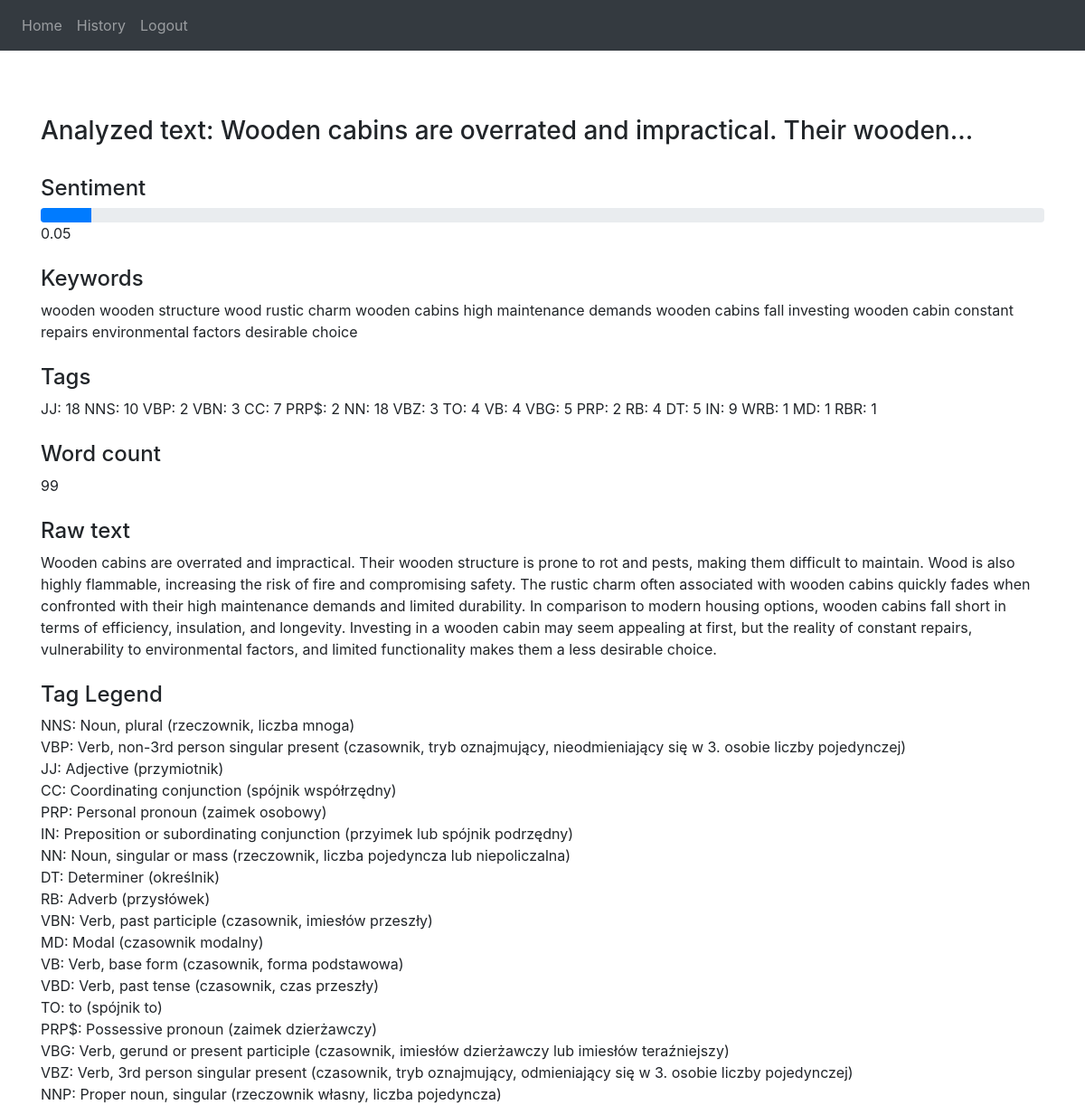
/record?id=23 (signed in), run on the app's committed database.
### app/models.py (models this page shows)
class Text(db.Model):
    id = db.Column(db.Integer, primary_key=True)
    user_id = db.Column(db.Integer, db.ForeignKey('user.id'))
    rawText = db.Column(db.String(2000))
    keywords = db.Column(db.String(600))
    tags = db.Column(db.String(600))
    sentiment = db.Column(db.Float)
    wordCount = db.Column(db.Integer)
    date = db.Column(db.DateTime(timezone=True), default=func.now())

### app/views.py (the view)
@views.route('/record')
@login_required
def record():
    idd = request.args.get('id')
    text = Text.query.get(idd)
    headline = get_start_of_text(text.rawText)
    progress = text.sentiment * 100
    return render_template('record.html', user=current_user, text=text, headline=headline, progress = progress)

### app/__init__.py (called while the page is built)
def create_app():
    app = Flask(__name__)
    app.config['SECRET_KEY'] = 'some key'
    app.config['SQLALCHEMY_DATABASE_URI'] = f'sqlite:///{DB_NAME}'
    db.init_app(app)
    from .views import views
    from .auth import auth
    app.register_blueprint(views, url_prefix='/')
    app.register_blueprint(auth, url_prefix='/')
    from .models import User, Text
    create_database(app)
    login_manager = LoginManager()
    login_manager.login_view = 'auth.login'
    login_manager.init_app(app)
    @login_manager.user_loader
    def load_user(id):
        return User.query.get(int(id))
    return app

### app/text_analyzer.py (called while the page is built)
def get_start_of_text(text):
    if len(text) <= 6:
        return text + '...'
    else:
        words = text.split(' ')
        result = ""
        count = 0
        for word in words:
            if count + len(word) <= 60:
                result += word + " "
                count += len(word) + 1
            else:
                break
        return result.strip() + '...'

### app/templates/record.html
{% extends "base.html" %} {% block title %}Login{% endblock %} {% block content
%}
    <br>
    <br>
    <br>
<div class="panel panel-default">
  <div class="panel-heading">
    <h3 class="panel-title">Analyzed text: {{ headline }}</h3>
  </div>
    <br>
  <div class="panel-body">
      <h4>Sentiment</h4>
    <div class="progress">
      <div class="progress-bar" role="progressbar" aria-valuenow="120" aria-valuemin="0" aria-valuemax="100" style="width: {{ progress }}%"></div>
    </div>
      <div class="text-container">
      {{ text.sentiment }}
    </div>
      <br>
      <h4>Keywords</h4>
    <div class="text-container">
       {{ text.keywords }}
    </div>
      <br>
      <h4>Tags</h4>
      <div class="text-container">
       {{ text.tags }}
    </div>
      <br>
      <h4>Word count</h4>
      <div class="text-container">
      {{ text.wordCount }}
    </div>
      <br>
      <h4>Raw text</h4>
      <div class="text-container">
          {{ text.rawText }}
    </div>
      <br>
      <h4>Tag Legend</h4>
      <div class="text-container">
          NNS: Noun, plural (rzeczownik, liczba mnoga)
          <br>
          VBP: Verb, non-3rd person singular present (czasownik, tryb oznajmujący, nieodmieniający się w 3. osobie liczby pojedynczej)
          <br>
          JJ: Adjective (przymiotnik)
          <br>
          CC: Coordinating conjunction (spójnik współrzędny)
          <br>
          PRP: Personal pronoun (zaimek osobowy)
          <br>
          IN: Preposition or subordinating conjunction (przyimek lub spójnik podrzędny)
          <br>
          NN: Noun, singular or mass (rzeczownik, liczba pojedyncza lub niepoliczalna)
          <br>
          DT: Determiner (określnik)
          <br>
          RB: Adverb (przysłówek)
          <br>
          VBN: Verb, past participle (czasownik, imiesłów przeszły)
          <br>
          MD: Modal (czasownik modalny)
          <br>
          VB: Verb, base form (czasownik, forma podstawowa)
          <br>
          VBD: Verb, past tense (czasownik, czas przeszły)
          <br>
          TO: to (spójnik to)
          <br>
          PRP$: Possessive pronoun (zaimek dzierżawczy)
          <br>
          VBG: Verb, gerund or present participle (czasownik, imiesłów dzierżawczy lub imiesłów teraźniejszy)
          <br>
          VBZ: Verb, 3rd person singular present (czasownik, tryb oznajmujący, odmieniający się w 3. osobie liczby pojedynczej)
          <br>
          NNP: Proper noun, singular (rzeczownik własny, liczba pojedyncza)
    </div>
  </div>
</div>
{% endblock %}

### app/templates/base.html (shortened to what this page needs)
<!DOCTYPE html>
<html lang="en">
<head>
    <link
      rel="stylesheet"
      href="https://stackpath.bootstrapcdn.com/bootstrap/4.4.1/css/bootstrap.min.css"
    />
    <link
      rel="stylesheet"
      href="https://stackpath.bootstrapcdn.com/font-awesome/4.7.0/css/font-awesome.min.css"
    />
</head>
<body>
    <nav class="navbar navbar-expand-lg navbar-dark bg-dark">
        <div class="collapse navbar-collapse" id="navbar">
            <div class="navbar-nav">
                {% if user.is_authenticated %}
                <a class="nav-item nav-link" id="home" href="/">Home</a>
                <a class="nav-item nav-link" id="history" href="/history">History</a>
                <a class="nav-item nav-link" id="logout" href="/logout">Logout</a>
                {% else %}
                <a class="nav-item nav-link" id="login" href="/login">Login</a>
                <a class="nav-item nav-link" id="signUp" href="/sign-up">Sign up</a>
                {% endif %}
            </div>
        </div>
    </nav>
    <div class="container">
        {% block content %}Hello{% endblock %}
    </div>
</body>
</html>

### data on the page
Text: sentiment "0.05", keywords "wooden wooden structure wood rustic charm wooden cabins high maintenance demands wooden cabins fall investing wooden cabin constant repairs environmental factors desirable choice", tags "JJ: 18 NNS: 10 VBP: 2 VBN: 3 CC: 7 PRP$: 2 NN: 18 VBZ: 3 TO: 4 VB: 4 VBG: 5 PRP: 2 RB: 4 DT: 5 IN: 9 WRB: 1 MD: 1 RBR: 1", wordCount "99", rawText "Wooden cabins are overrated and impractical. Their wooden structure is prone to rot and pests, making them difficult to maintain. Wood is also highly flammable, increasing the risk of fire and compromising safety. The rustic charm often associated with wooden cabins quickly fades when confronted with their high maintenance demands and limited durability. In comparison to modern housing options, wooden cabins fall short in terms of efficiency, insulation, and longevity. Investing in a wooden cabin may seem appealing at first, but the reality of constant repairs, vulnerability to environmental factors, and limited functionality makes them a less desirable choice."

### other printed values
{{ headline }} "Wooden cabins are overrated and impractical. Their wooden..."
